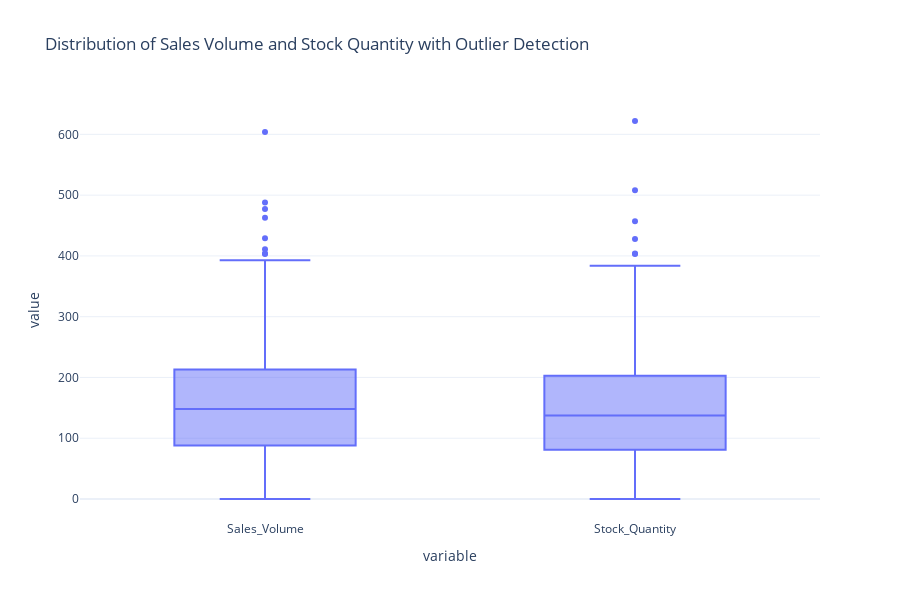

This figure's notebook cell:
### Markdown cell above
### Outliers

### Code cell
# Create a box plot for Sales_Volume and Stock_Quantity
fig_box = px.box(df_target, 
                 y=['Sales_Volume', 'Stock_Quantity'], 
                 title='Distribution of Sales Volume and Stock Quantity with Outlier Detection')
fig_box.update_layout(height=600)
fig_box.show()

### Figure 1 — Plotly figure (JSON) as saved in the notebook; plotly's stock layout.template omitted (floating-point values rounded to 4 significant figures; data arrays with more than 128 entries replaced by an {"elided": "..."} marker saying what was removed)
{"data": [{"alignmentgroup": "True", "hovertemplate": "variable=%{x}<br>value=%{y}<extra></extra>", "legendgroup": "", "marker": {"color": "#636efa"}, "name": "", "notched": false, "offsetgroup": "", "orientation": "v", "showlegend": false, "type": "box", "x": {"elided": "732 str values"}, "x0": " ", "xaxis": "x", "y": {"elided": "732 int values"}, "y0": " ", "yaxis": "y"}], "layout": {"boxmode": "group", "height": 600, "legend": {"tracegroupgap": 0}, "title": {"text": "Distribution of Sales Volume and Stock Quantity with Outlier Detection"}, "xaxis": {"anchor": "y", "domain": [0, 1], "title": {"text": "variable"}}, "yaxis": {"anchor": "x", "domain": [0, 1], "title": {"text": "value"}}}}
